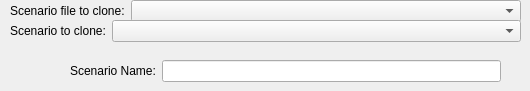
           <widget class="QWidget" name="page_14">
            <widget class="QWidget" name="layoutWidget">
             <property name="geometry">
              <rect>
               <x>70</x>
               <y>60</y>
               <width>431</width>
               <height>22</height>
              </rect>
             </property>
             <layout class="QHBoxLayout" name="horizontalLayout_16">
              <item>
               <widget class="QLabel" name="label_9">
                <property name="sizePolicy">
                 <sizepolicy hsizetype="Fixed" vsizetype="Preferred">
                  <horstretch>0</horstretch>
                  <verstretch>0</verstretch>
                 </sizepolicy>
                </property>
                <property name="text">
                 <string>Scenario Name:</string>
                </property>
               </widget>
              </item>
              <item>
               <widget class="QLineEdit" name="lineEdit_8"/>
              </item>
             </layout>
            </widget>
            <widget class="QWidget" name="layoutWidget">
             <property name="geometry">
              <rect>
               <x>10</x>
               <y>0</y>
               <width>511</width>
               <height>22</height>
              </rect>
             </property>
             <layout class="QHBoxLayout" name="horizontalLayout_17">
              <item>
               <widget class="QLabel" name="label_52">
                <property name="sizePolicy">
                 <sizepolicy hsizetype="Fixed" vsizetype="Preferred">
                  <horstretch>0</horstretch>
                  <verstretch>0</verstretch>
                 </sizepolicy>
                </property>
                <property name="text">
                 <string>Scenario file to clone:</string>
                </property>
               </widget>
              </item>
              <item>
               <widget class="QComboBox" name="comboBox_7"/>
              </item>
             </layout>
            </widget>
            <widget class="QWidget" name="layoutWidget_10">
             <property name="geometry">
              <rect>
               <x>10</x>
               <y>20</y>
               <width>511</width>
               <height>22</height>
              </rect>
             </property>
             <layout class="QHBoxLayout" name="horizontalLayout_25">
              <item>
               <widget class="QLabel" name="label_56">
                <property name="sizePolicy">
                 <sizepolicy hsizetype="Fixed" vsizetype="Preferred">
                  <horstretch>0</horstretch>
                  <verstretch>0</verstretch>
                 </sizepolicy>
                </property>
                <property name="text">
                 <string>Scenario to clone:</string>
                </property>
               </widget>
              </item>
              <item>
               <widget class="QComboBox" name="comboBox_11"/>
              </item>
             </layout>
            </widget>
           </widget>
